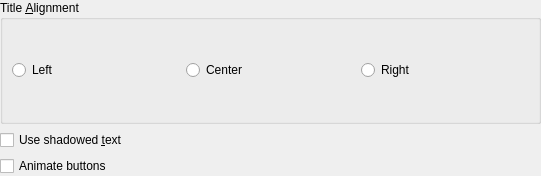
<?xml version="1.0" encoding="UTF-8"?>
<ui version="4.0">
 <class>GalaxyConfigDialog</class>
 <widget class="QWidget" name="GalaxyConfigDialog">
  <property name="geometry">
   <rect>
    <x>0</x>
    <y>0</y>
    <width>541</width>
    <height>176</height>
   </rect>
  </property>
  <property name="windowTitle">
   <string>Config Dialog</string>
  </property>
  <layout class="QVBoxLayout">
   <property name="margin">
    <number>0</number>
   </property>
   <item>
    <widget class="KButtonGroup" name="titleAlign">
     <property name="title">
      <string>Title &amp;Alignment</string>
     </property>
     <layout class="QHBoxLayout" name="horizontalLayout">
      <item>
       <widget class="QRadioButton" name="kcfg_titleAlignLeft">
        <property name="text">
         <string>Left</string>
        </property>
       </widget>
      </item>
      <item>
       <widget class="QRadioButton" name="kcfg_titleAlignCenter">
        <property name="text">
         <string>Center</string>
        </property>
       </widget>
      </item>
      <item>
       <widget class="QRadioButton" name="kcfg_titleAlignRight">
        <property name="text">
         <string>Right</string>
        </property>
       </widget>
      </item>
     </layout>
    </widget>
   </item>
   <item>
    <widget class="QCheckBox" name="kcfg_titleShadow">
     <property name="whatsThis">
      <string>Check this option if you want the titlebar text to have a 3D look with a shadow behind it.</string>
     </property>
     <property name="text">
      <string>Use shadowed &amp;text</string>
     </property>
    </widget>
   </item>
   <item>
    <widget class="QCheckBox" name="kcfg_animateButtons">
     <property name="whatsThis">
      <string>Check this option if you want the buttons to fade in when the mouse pointer hovers over them and fade out again when it moves away.</string>
     </property>
     <property name="text">
      <string>Animate buttons</string>
     </property>
    </widget>
   </item>
  </layout>
 </widget>
 <customwidgets>
  <customwidget>
   <class>KButtonGroup</class>
   <extends>QGroupBox</extends>
   <header>kbuttongroup.h</header>
   <container>1</container>
  </customwidget>
 </customwidgets>
 <tabstops>
  <tabstop>kcfg_animateButtons</tabstop>
  <tabstop>kcfg_titleShadow</tabstop>
 </tabstops>
 <resources/>
 <connections/>
</ui>
